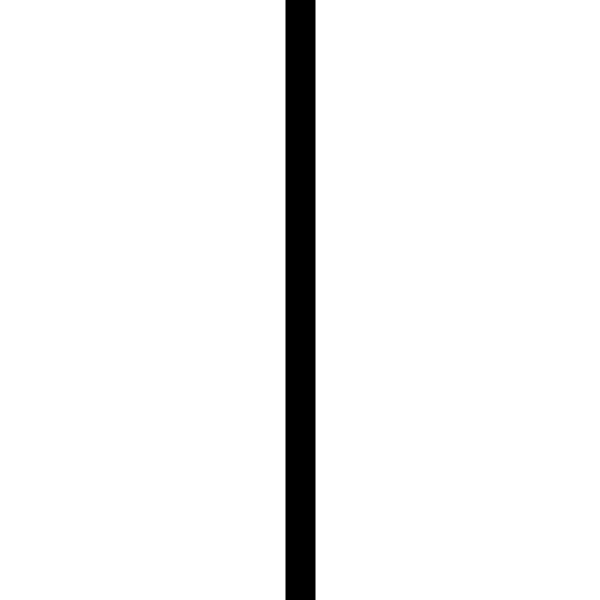
Frame 1 (no input)
Frame 60 (the mouse pressed at the canvas centre just before this capture): identical to frame 1, image omitted
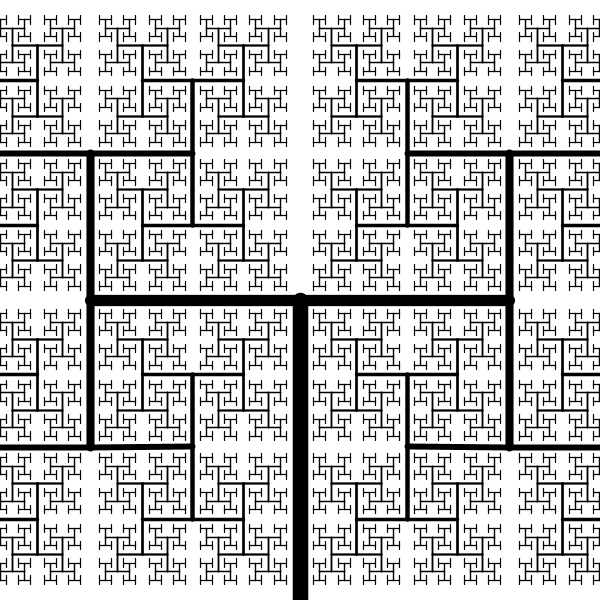
Frame 120 (the mouse held since frame 60 and released just before this capture)

The Processing sketch that drew these frames (run headless with seeded random() and noise(); from frame 60 on, the mouse is pressed at the canvas centre):

// Processing sketch: arbol3b
// ── arbol3b.pde
float x, y;

void setup() {
  size(600, 600);
   background(255);
   x=300;
   y=600;
}

void draw() {
  background(255);
  translate(width/2,height);
  float largo= map(mouseY,0,height,height,0);
  branch(largo, 0.7);

}

void branch(float len, float p) {
  float angulo= map(mouseX,0,width,0,PI);
  float ancho = map(len,0,height,01,30);
  strokeWeight(ancho);
  line(0, 0, 0, -len);
  if(len >5){
    pushMatrix();
  translate(0,-len);
  rotate(angulo);
  branch(len*p,0.7);
  popMatrix();
  pushMatrix();
    translate(0,-len);
  rotate(-angulo);
  branch(len*p,0.7);
  popMatrix();

  }

}
